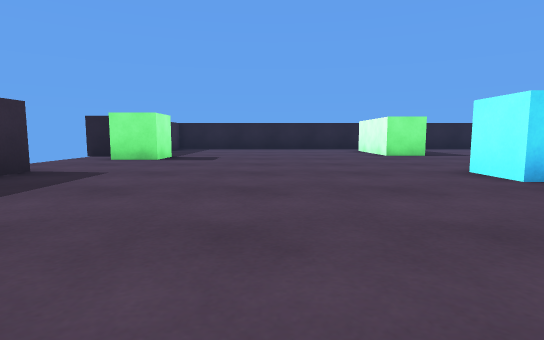
view 1 (above)

12 first-person views from a walk through a Unity game level. The camera is 0.51 m above the floor, tilts 6° down and sees 80° across. The floor is counted in squares, 1 m on a side. Each view is taken from the middle of a square. On the plan, view 1 faces up. The plan holds only what a view shows up to about 9 squares ahead; the rest is blank. The player character is not drawn.

view 2
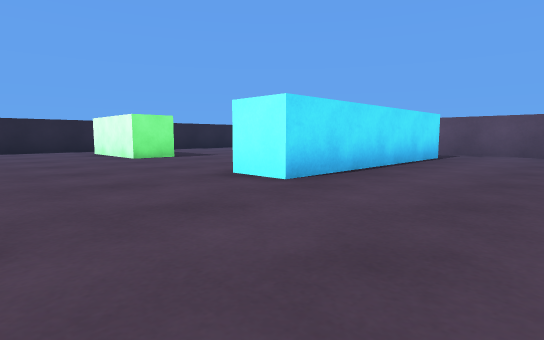

view 3
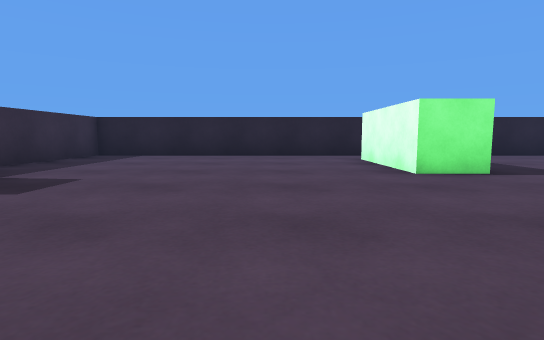

view 4
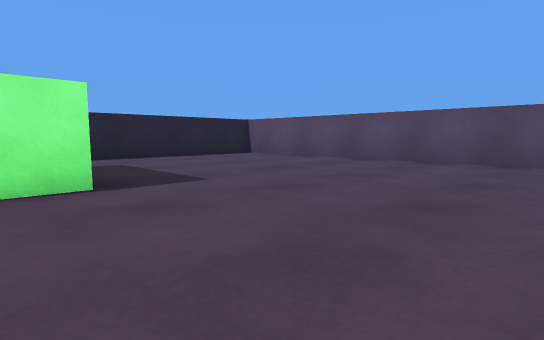

view 5
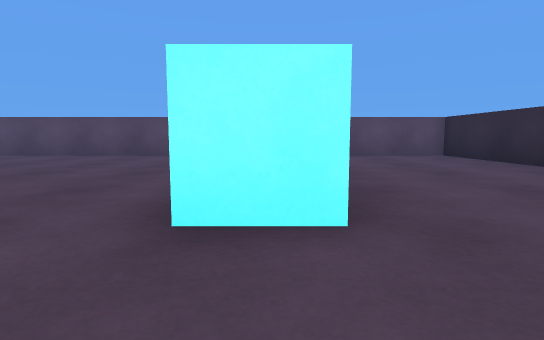

view 6
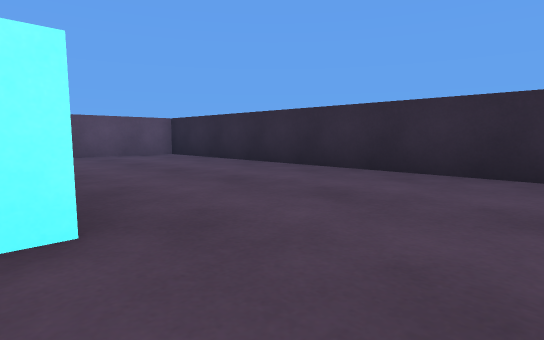

view 7
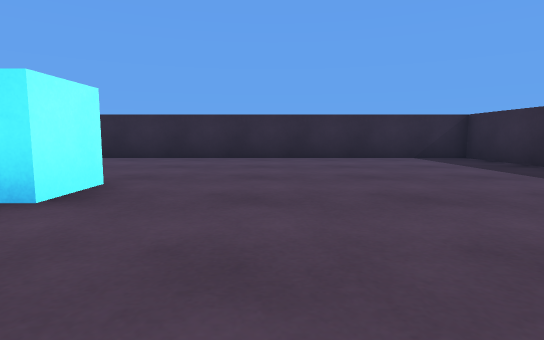

view 8
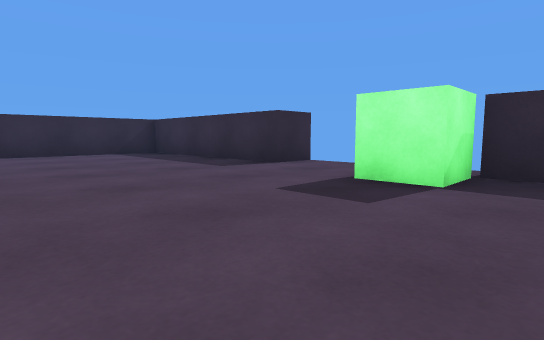

view 9
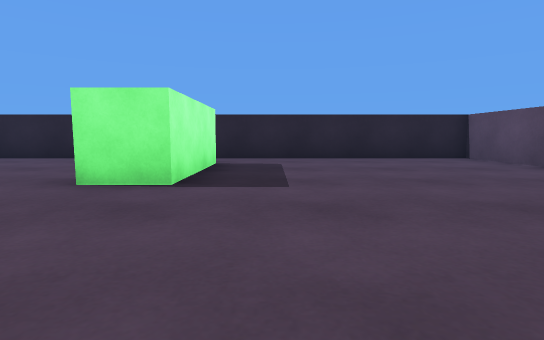

view 10
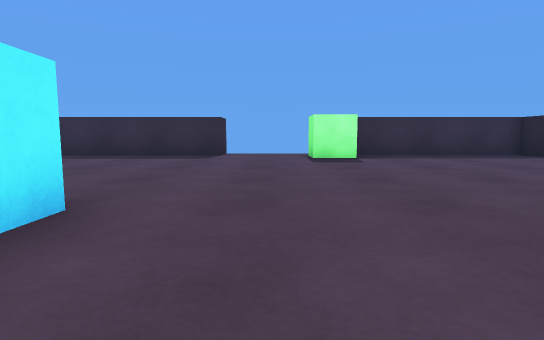

view 11
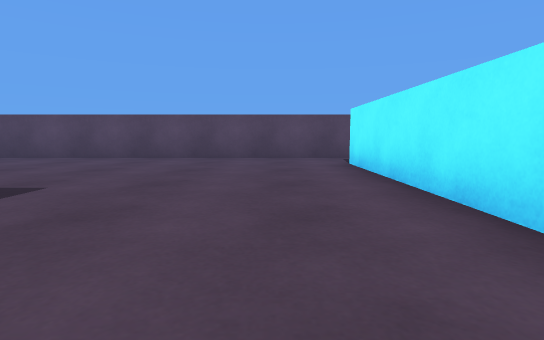

view 12
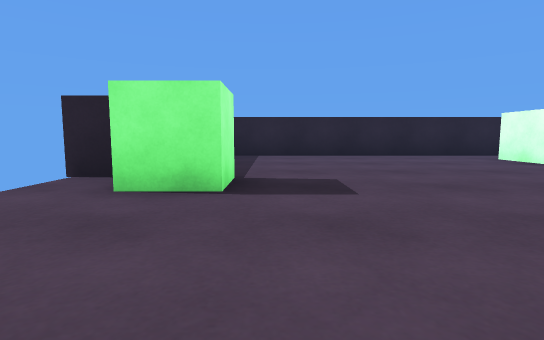

### Floor plan
Points are (right, up) in squares from view 1. A wall is a line through its corners. A room is listed if a view was taken in it or the views show most of it. See-through windows are left out.
Room 1 (views 1, 2, 3, 4, 5, 6, 7, 8, 9, 10, 11, 12)
walls: (4, 11.1) (4, 8.4) (2.8, 8.4) (2.8, 11.1); (8, 3.6) (2.8, 3.6) (2.8, 4.6) (8, 4.6); (-3.9, 8) (-4.6, 8); (-4.5, 4.6) (-3.6, 4.6) (-3.6, -0.5) (9.5, -0.5) (9.5, 12.5) (-3.6, 12.5) (-3.6, 8)
objects: green cube (-3, 7) to (-3, 8)

Where each view was taken, in squares from view 1:
view 1: 0 up, 0 right, facing up
view 2: 1 up, 0 right, facing up-right
view 3: 4 up, 1 right, facing up
view 4: 5 up, 3 right, facing up-right
view 5: 4 up, 1 right, facing right
view 6: 4 up, 1 right, facing down-right
view 7: 7 up, 1 right, facing down
view 8: 9 up, 1 right, facing down-left
view 9: 5 up, 5 right, facing up
view 10: 6 up, 5 right, facing left
view 11: 6 up, 2 right, facing right
view 12: 4 up, 2 left, facing up
